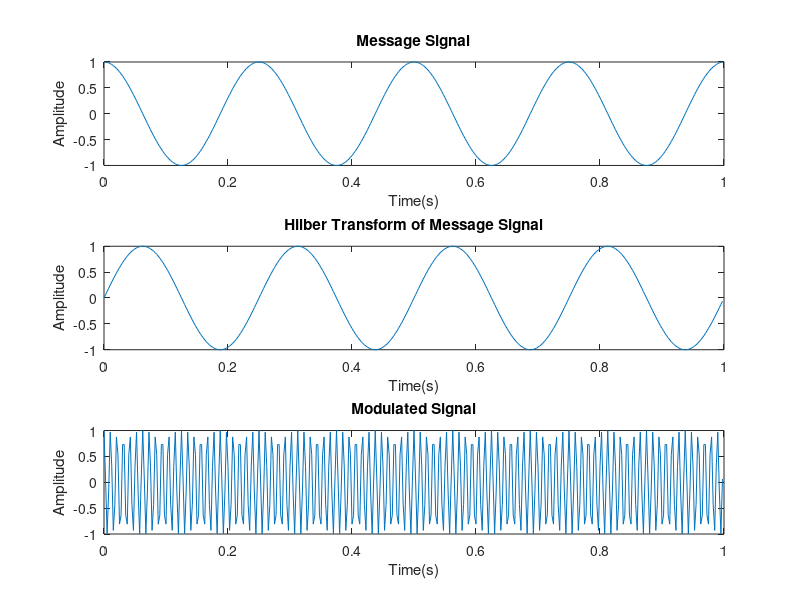
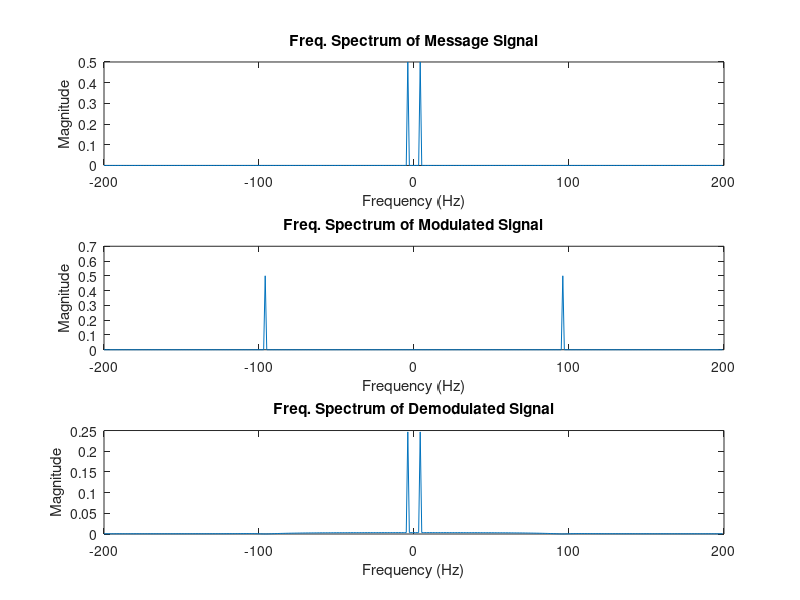
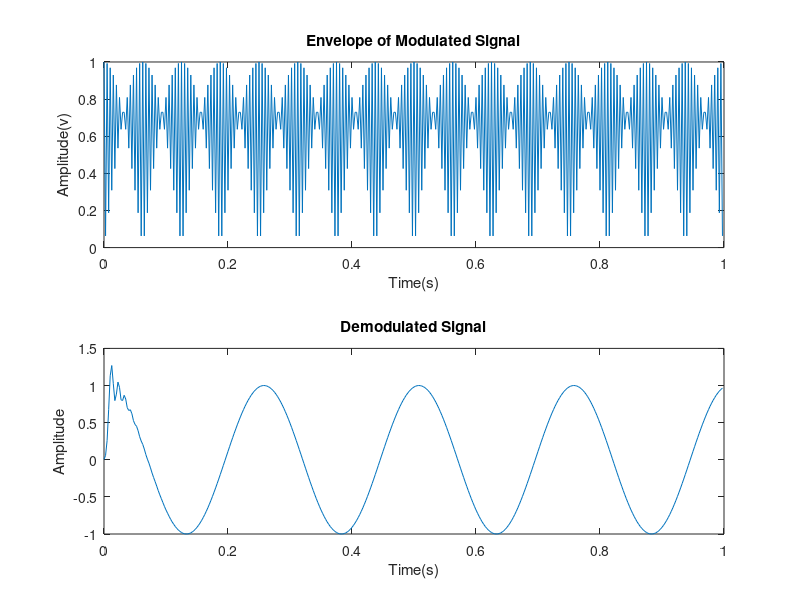

MATLAB code to generate these figures, in order:
clc;
clear all;
close all;

fs = 400;
fc = 100;
fm = 4;

dt = 1/fs;
t = 0:dt:1-dt;

m = cos(2*pi*fm*t);
mh = imag(hilbert(m));
s = m.*cos(2*pi*fc*t) + mh.*sin(2*pi*fc*t);

subplot (3,1,1);
plot (t,m);
xlabel ('Time(s)');
ylabel ('Amplitude');
title ('Message Signal');
subplot (3,1,2);
plot (t,mh);
xlabel ('Time(s)');
ylabel ('Amplitude');
title ('Hilber Transform of Message Signal');
subplot (3,1,3);
plot (t,s);
xlabel ('Time(s)');
ylabel ('Amplitude');
title ('Modulated Signal');

M = fftshift(fft(m));
MH = fftshift(fft(mh));
S = fftshift(fft(s));
f = -fs/2:1:fs/2-1;

figure
subplot(3,1,1)
plot(f,abs(M)/fs);
title('Freq. Spectrum of Message Signal')
xlabel('Frequency (Hz)')
ylabel('Magnitude')
subplot(3,1,2)
plot(f,abs(S)/fs);
title('Freq. Spectrum of Modulated Signal')
xlabel('Frequency (Hz)')
ylabel('Magnitude')

r_lo = s.*cos(2*pi*fc*t);
[b,a] = butter(10,2*fc/fs);
r_flt = filter(b,a,r_lo);
R_flt = fftshift(fft(r_flt));
subplot(3,1,3)
plot(f,abs(R_flt)/fs);
title('Freq. Spectrum of Demodulated Signal')
xlabel('Frequency (Hz)')
ylabel('Magnitude')

figure
subplot(2,1,1)
plot(t,abs(s));
xlabel('Time(s)')
ylabel('Amplitude(v)')
title('Envelope of Modulated Signal')
subplot(2,1,2)
plot(t,2*r_flt)
xlabel('Time(s)')
ylabel('Amplitude')
title('Demodulated Signal')